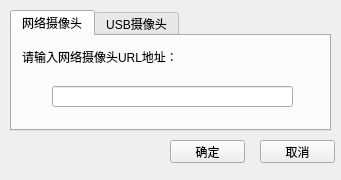
<?xml version="1.0" encoding="UTF-8"?>
<ui version="4.0">
 <class>SelectCamera</class>
 <widget class="QWidget" name="SelectCamera">
  <property name="geometry">
   <rect>
    <x>0</x>
    <y>0</y>
    <width>341</width>
    <height>180</height>
   </rect>
  </property>
  <property name="windowTitle">
   <string>摄像头选择</string>
  </property>
  <widget class="QPushButton" name="OK_pushButton">
   <property name="geometry">
    <rect>
     <x>170</x>
     <y>140</y>
     <width>75</width>
     <height>23</height>
    </rect>
   </property>
   <property name="text">
    <string>确定</string>
   </property>
  </widget>
  <widget class="QPushButton" name="cancel_pushButton">
   <property name="geometry">
    <rect>
     <x>260</x>
     <y>140</y>
     <width>75</width>
     <height>23</height>
    </rect>
   </property>
   <property name="text">
    <string>取消</string>
   </property>
  </widget>
  <widget class="QTabWidget" name="tabWidget">
   <property name="geometry">
    <rect>
     <x>10</x>
     <y>10</y>
     <width>321</width>
     <height>121</height>
    </rect>
   </property>
   <property name="currentIndex">
    <number>0</number>
   </property>
   <widget class="QWidget" name="tab">
    <attribute name="title">
     <string>网络摄像头</string>
    </attribute>
    <widget class="QLabel" name="label">
     <property name="geometry">
      <rect>
       <x>10</x>
       <y>10</y>
       <width>171</width>
       <height>21</height>
      </rect>
     </property>
     <property name="text">
      <string>请输入网络摄像头URL地址：</string>
     </property>
    </widget>
    <widget class="QLineEdit" name="url_lineEdit">
     <property name="geometry">
      <rect>
       <x>40</x>
       <y>50</y>
       <width>241</width>
       <height>21</height>
      </rect>
     </property>
    </widget>
   </widget>
   <widget class="QWidget" name="tab_2">
    <attribute name="title">
     <string>USB摄像头</string>
    </attribute>
    <widget class="QRadioButton" name="radioButton">
     <property name="geometry">
      <rect>
       <x>20</x>
       <y>40</y>
       <width>89</width>
       <height>16</height>
      </rect>
     </property>
     <property name="text">
      <string>接口0</string>
     </property>
    </widget>
    <widget class="QRadioButton" name="radioButton_2">
     <property name="geometry">
      <rect>
       <x>110</x>
       <y>40</y>
       <width>89</width>
       <height>16</height>
      </rect>
     </property>
     <property name="text">
      <string>接口1</string>
     </property>
    </widget>
    <widget class="QRadioButton" name="radioButton_3">
     <property name="geometry">
      <rect>
       <x>190</x>
       <y>40</y>
       <width>89</width>
       <height>16</height>
      </rect>
     </property>
     <property name="text">
      <string>接口2</string>
     </property>
    </widget>
   </widget>
  </widget>
 </widget>
 <resources/>
 <connections/>
</ui>
